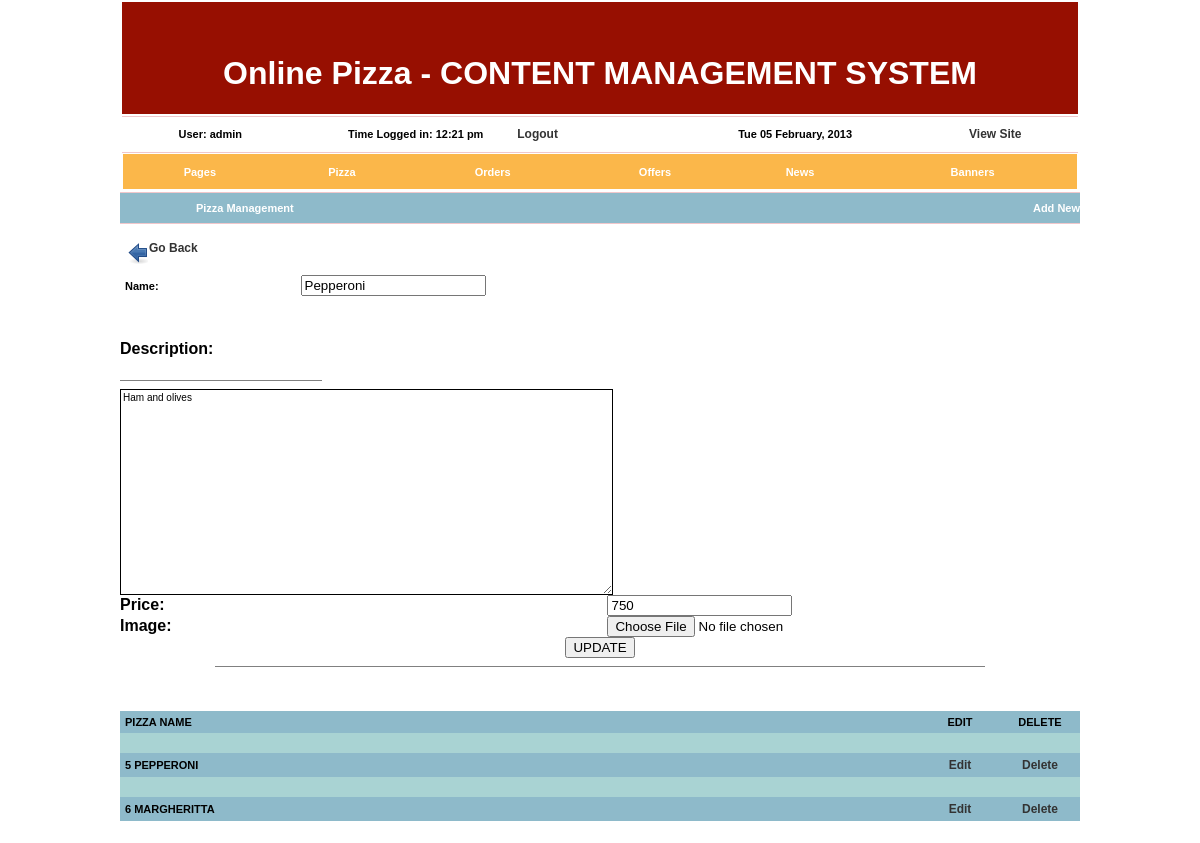
Screenshot of /admin/pizza.php?mode=getpizza&id=5 (signed in) with the database file from the repository.
### tables this page shows
CREATE TABLE `pizza` (
  `id` int(11) NOT NULL auto_increment,
  `name` varchar(100) NOT NULL default '',
  `descrip` varchar(255) NOT NULL default '',
  `image` varchar(100) NOT NULL default '',
  `price` varchar(20) NOT NULL default '',
  PRIMARY KEY  (`id`)
);

### admin/includes/pizza.lib.php (the view, shortened to what this page needs)
<tr>
    <td>
	<table width="100%" border="0" class="bordertop" cellspacing="0" cellpadding="0" bgcolor="#8EBACA">
      <tr height="30">
        <td width="26%" align="center"><span class="style1">Pizza Management </span></td>
        <td width="74%" align=right><a href=pizza.php?mode=newpizza class="style1">Add New</a></td>
      </tr>
    </table>
</td>
  </tr>
<?php
function choosefunction(){
	if(isset($_REQUEST['mode'])){
		$mode = $_REQUEST['mode'];
		switch ($mode){
			case "getpizza":
			getpizza();
			break;
		}
	}
	else{
		listpizza();
	}
}
function listpizza(){
$sql = "select * from pizza order by id";
	if($result = mysql_query($sql)){
?>
<table  align="center" width="100%" cellpadding="5" cellspacing="0" border="0" class="blaktxt">
<tr bgcolor="#8EBACA">
<th align="left" bgcolor="#8EBACA">PIZZA NAME</th>
<th>EDIT</th>
<th>DELETE</th>
</tr>
<?php
$counter = 1;
		while($myrow = mysql_fetch_array($result)){
if($counter < 1){
$bgcolor = "#8EBACA";
}
else{
$bgcolor = "#8EBACA";
}
echo '<tr bgcolor=#A9D3D3><td></td><td></td><td></td></tr>';
echo '<tr bgcolor=#A9D3D3><td></td><td></td><td></td></tr>';
echo '<tr bgcolor=' . $bgcolor . '><td>';
echo  $myrow['id'] . ' ' . strtoupper($myrow['name']) . '</td>';
echo '<td width="70" align=center><a href=pizza.php?mode=getpizza&id=' .$myrow['id'] . ' class="list">Edit</a></td>';
echo '<td width="70" align=center><a href=pizza.php?mode=delete&id=' .$myrow['id'] . ' class="list">Delete</a></td>';
echo '</tr>';
$counter = $counter * -1;
		}
?>
<?php
	}
}
?>
	<?php
function getpizza(){
if(isset($_REQUEST['id'])){
	$id = $_REQUEST['id'];
	$sql = "select * from pizza where id = $id";
	if($result = mysql_query($sql)){
		if($myrow = mysql_fetch_array($result)){
?>
<form name="page" id="page" method="post" action="pizza.php?mode=update&id=<?php echo $id;?>">
<table width="100%" cellpadding="5" cellspacing="0" border="0" class="blaktxt">
<tr>
<td colspan=2 align='left'>
<a href="javascript: history.back();" class='list'><img src="images/back.png" align="top" border="0">Go Back</a></td>
</tr>
<tr><td>Name:</td><td><input type="text" name="name" value="<?php echo $myrow['name'];?>"></td></tr>
<table width="100%" border="0" cellspacing="0" cellpadding="0">
  <tr>
    <td><br />
		<h4>Description:</h4>
      <hr align="left" width="200" size="1" noshade="noshade" />    </td>
    </tr>
    <tr>
    <td>
		<?php
        $oFCKeditor = new FCKeditor('fckeditor1') ;
        $oFCKeditor->BasePath = 'fckeditor/';
        $oFCKeditor->Value = $myrow['descrip'];
        $oFCKeditor->Create() ;
        ?></td>
  </tr>
  <tr><td>Price:</td><td><input type="text" name="price" value="<?php echo $myrow['price'];?>"></td></tr>
 <tr><td>Image:</td><td><input type="file" name="file" value="<?php echo $myrow['image'];?>"></td></tr>
  <tr><td colspan=2 align="center"><input type="submit" name="submit" value="UPDATE"></td></tr>
</table>
<table width="100%" border="0" cellspacing="0" cellpadding="0">
<tr><td>
<hr align="center" width="80%" size="1" noshade="noshade" />
<form>
<br />
<br />
<?php
		}
	}
}
	listpizza();
}
?>

### admin/fckeditor/fckeditor_php5.php (shortened to what this page needs)
<?php
class FCKeditor
{
	var $InstanceName ;
	var $BasePath ;
	var $Width ;
	var $Height ;
	var $ToolbarSet ;
	var $Value ;
	function __construct( $instanceName )
 	{
		$this->InstanceName	= $instanceName ;
		$this->BasePath		= '/fckeditor/' ;
		$this->Width		= '100%' ;
		$this->Height		= '200' ;
		$this->ToolbarSet	= 'Default' ;
		$this->Value		= '' ;
	}
	function Create()
	{
		echo $this->CreateHtml() ;
	}
	function CreateHtml()
	{
		$HtmlValue = htmlspecialchars( $this->Value ) ;
		$Html = '<div>' ;
		if ( $this->IsCompatible() )
		{
			if ( isset( $_GET['fcksource'] ) && $_GET['fcksource'] == "true" )
				$File = 'fckeditor.original.html' ;
			else
				$File = 'fckeditor.html' ;
			$Link = "{$this->BasePath}editor/{$File}?InstanceName={$this->InstanceName}" ;
			if ( $this->ToolbarSet != '' )
				$Link .= "&amp;Toolbar={$this->ToolbarSet}" ;
			$Html .= "<input type=\"hidden\" id=\"{$this->InstanceName}\" name=\"{$this->InstanceName}\" value=\"{$HtmlValue}\" style=\"display:none\" />" ;
			$Html .= "<input type=\"hidden\" id=\"{$this->InstanceName}___Config\" value=\"" . $this->GetConfigFieldString() . "\" style=\"display:none\" />" ;
			$Html .= "<iframe id=\"{$this->InstanceName}___Frame\" src=\"{$Link}\" width=\"{$this->Width}\" height=\"{$this->Height}\" frameborder=\"0\" scrolling=\"no\"></iframe>" ;
		}
		else
		{
			if ( strpos( $this->Width, '%' ) === false )
				$WidthCSS = $this->Width . 'px' ;
			else
				$WidthCSS = $this->Width ;
			if ( strpos( $this->Height, '%' ) === false )
				$HeightCSS = $this->Height . 'px' ;
			else
				$HeightCSS = $this->Height ;
			$Html .= "<textarea name=\"{$this->InstanceName}\" rows=\"4\" cols=\"40\" style=\"width: {$WidthCSS}; height: {$HeightCSS}\">{$HtmlValue}</textarea>" ;
		}
		$Html .= '</div>' ;
		return $Html ;
	}
	function IsCompatible()
	{
		global $HTTP_USER_AGENT ;
		if ( isset( $HTTP_USER_AGENT ) )
			$sAgent = $HTTP_USER_AGENT ;
		else
			$sAgent = $_SERVER['HTTP_USER_AGENT'] ;
		if ( strpos($sAgent, 'MSIE') !== false && strpos($sAgent, 'mac') === false && strpos($sAgent, 'Opera') === false )
		{
			$iVersion = (float)substr($sAgent, strpos($sAgent, 'MSIE') + 5, 3) ;
			return ($iVersion >= 5.5) ;
		}
		else if ( strpos($sAgent, 'Gecko/') !== false )
		{
			$iVersion = (int)substr($sAgent, strpos($sAgent, 'Gecko/') + 6, 8) ;
			return ($iVersion >= 20030210) ;
		}
		else if ( strpos($sAgent, 'Opera/') !== false )
		{
			$fVersion = (float)substr($sAgent, strpos($sAgent, 'Opera/') + 6, 4) ;
			return ($fVersion >= 9.5) ;
		}
		else if ( preg_match( "|AppleWebKit/(\d+)|i", $sAgent, $matches ) )
		{
			$iVersion = $matches[1] ;
			return ( $matches[1] >= 522 ) ;
		}
		else
			return false ;
	}
}
?>

### admin/css/cms.css (style rules this page uses)
body { margin-left: 0px; margin-top: 0px; margin-right: 0px; margin-bottom: 0px; }
a { font-family: Arial, Helvetica, sans-serif; font-size: 11px; color: #FFFFFF; }
a:link { text-decoration: none; color: #FFFFFF; }
.list { font-family: Arial, Helvetica, sans-serif; font-size: 12px; font-weight:bold; color: #333333; }
.list:link { text-decoration: none; color: #333333; }
.bordertop { font-family: Arial, Helvetica, sans-serif; font-size: 11px; color: #8EBACA; text-decoration: none; border-top-width: 1px; border-top-style: solid; border-top-color: #F0C7CB; }
textarea { font-family: Verdana, Arial, Helvetica, sans-serif; font-size: 10px; font-style: normal; line-height: normal; font-weight: normal; font-variant: normal; text-transform: none; color: #000000; text-decoration: none; border: 1px solid black; }
.blaktxt { font-family: Verdana, Arial, Helvetica, sans-serif; font-weight: bold; font-size: 11px; font-style: normal; line-height: normal; font-variant: normal; text-transform: none; color: #000000; text-decoration: none; }
.blaktxt a { color: #000; text-decoration: none; }

### rows the page displays
pizza: name "Pepperoni", fckeditor1 "Ham and olives", price "750", id "5", name "PEPPERONI"
pizza: id "6", name "MARGHERITTA"

### other values shown
$cookie['username'] "admin"
$cookie['logintime'] "12:21 pm"
